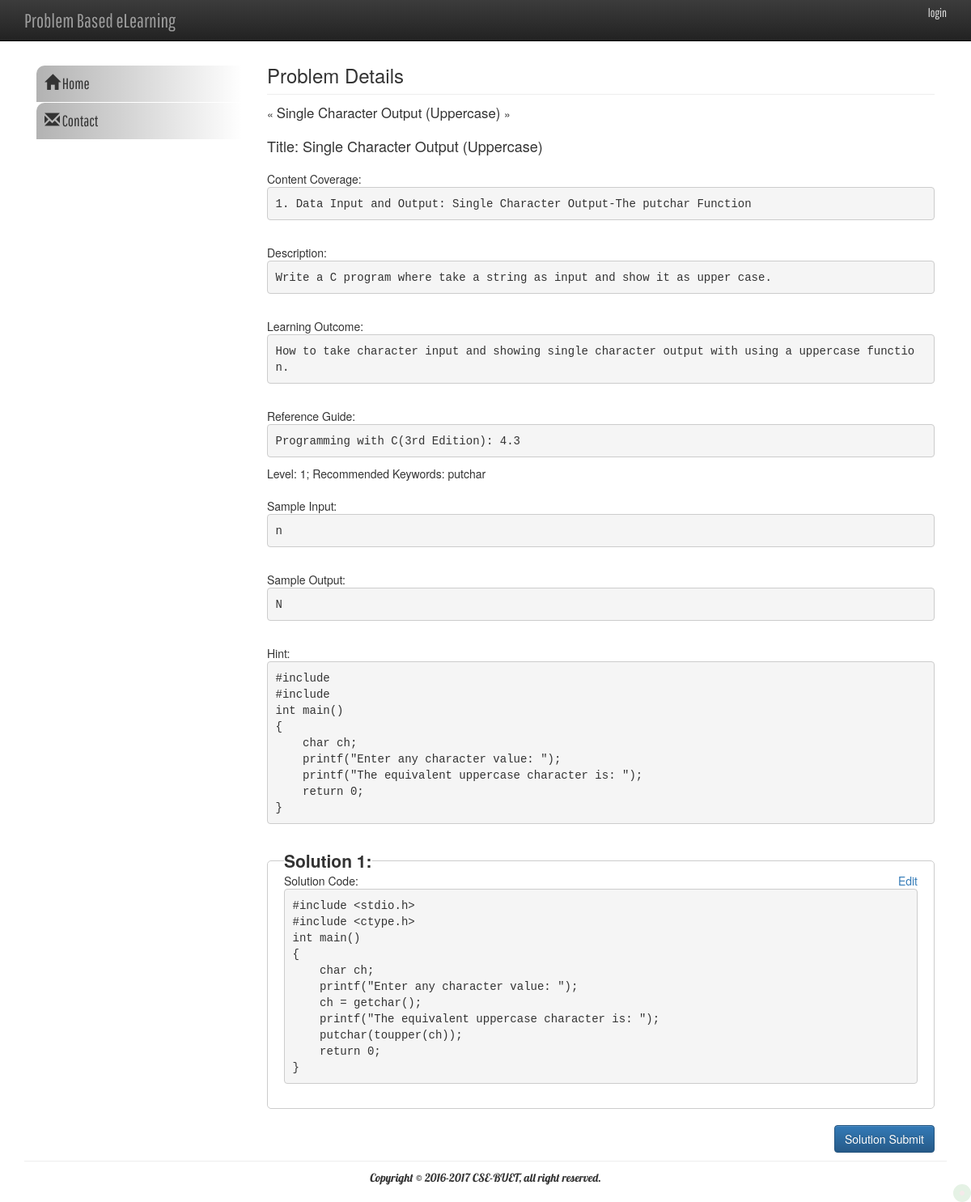
Page /c/Problem_list/single_view/16 on the earlier database version.
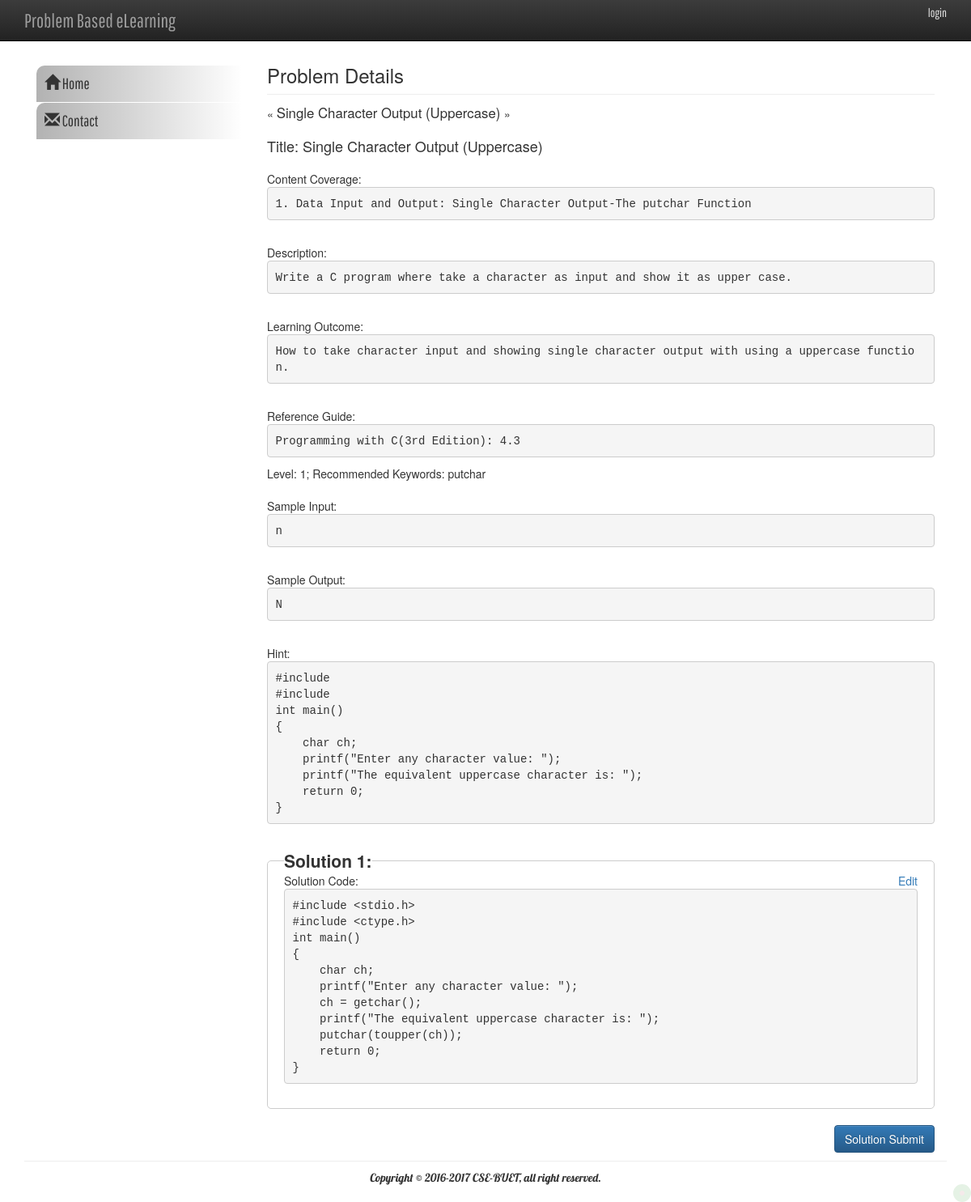
Same page on the later database version.
### tables this page shows
CREATE TABLE `c_problem` (
  `id` int(11) NOT NULL AUTO_INCREMENT,
  `title` varchar(255) NOT NULL,
  `description` mediumtext NOT NULL,
  `learning_outcome` mediumtext NOT NULL,
  `reference_guide` varchar(255) NOT NULL,
  `keywords` varchar(100) NOT NULL,
  `type` varchar(30) NOT NULL,
  `level` int(2) NOT NULL,
  `sample_input` mediumtext,
  `sample_output` mediumtext,
  `hint` mediumtext NOT NULL,
  `chapter_id` int(11) NOT NULL,
  `created_by` varchar(50) NOT NULL,
  `created_at` timestamp NOT NULL DEFAULT CURRENT_TIMESTAMP,
  `updated_at` timestamp NULL DEFAULT NULL,
  PRIMARY KEY (`id`)
);

CREATE TABLE `c_coverage` (
  `id` int(11) NOT NULL AUTO_INCREMENT,
  `title` varchar(100) NOT NULL,
  PRIMARY KEY (`id`)
);

### application/controllers/c/Problem_list.php (called while the page is built, shortened)
<?php
class Problem_list extends CI_Controller {
	function __construct() {
		$this->load->model("c/Problem_list_model", "problem_list");
	}
	public function single_view($pid)
	{
		$data['single_problem'] = $this->problem_list->singleProblemView($pid);
		$data['solutions'] = $this->problem_list->singleProblemSolutionView($pid);
		$data['con_coverage'] = $this->problem_list->singleProblemContentCoverage($pid);
		$data['childes'] = $this->problem_list->getChildList($pid);
		$data['parent'] = $this->problem_list->getParentList($pid);
		$this->load->view('c/problem_list/single_problem_view', $data);
	}
}

### index.php (called while the page is built, shortened)
<?php
require_once BASEPATH.'core/CodeIgniter.php';

### application/models/c/Problem_list_model.php (called while the page is built, shortened)
<?php
class Problem_list_model extends CI_Model
{
    public function singleProblemView($pid)
    {
        $this->db->select("*");
        $this->db->from("c_problem");
        $this->db->where('id', $pid);
        $query = $this->db->get();
        return $result = $query->result();
    }
    public function singleProblemSolutionView($pid)
    {
        $this->db->select("*");
        $this->db->from("c_solution");
        $this->db->where('pid', $pid);
        $query = $this->db->get();
        return $result = $query->result();
    }
    public function singleProblemContentCoverage($pid)
    {
        $this->db->select("p.id, c.title");
        $this->db->from("c_problem p, c_problem_coverage pc, c_coverage c");
        $this->db->where('p.id', $pid);
        $this->db->where('p.id=pc.pid');
        $this->db->where('pc.cid=c.id');
        $query = $this->db->get();
        return $result = $query->result();
    }
    public function getChildList($pid)
    {
        $this->db->select("p.id, p.title");
        $this->db->from("c_child_problem c, c_problem p");
        $this->db->where('c.pid', $pid);
        $this->db->where('c.child_id=p.id');
        $query = $this->db->get();
        return $result = $query->result();
    }
    public function getParentList($pid)
    {
        $this->db->select("p.id, p.title");
        $this->db->from("c_parent_problem c, c_problem p");
        $this->db->where('c.pid', $pid);
        $this->db->where('c.parent_id=p.id');
        $query = $this->db->get();
        return $result = $query->result();
    }
}

### application/views/c/problem_list/single_problem_view.php (the view, shortened to what this page needs)
<div class="col-md-9 col-sm-8 col-xs-12">
    <h3>Problem Details</h3>
    <hr>
    &laquo; <big><?php echo $single_problem[0]->title; ?> </big> &raquo;
    <br>
    <br>
    <h4>Title: <?php echo $single_problem[0]->title; ?></h4>
    <br>
<p>Content Coverage:<pre>
<?php for ($i = 0; $i < count($con_coverage); ++$i) { ?>
<?php echo $i+1?>. <?php echo ($con_coverage[$i]->title) ?>
<?php } ?>
</pre></p>
    <br>
    <p>Description: <pre><?php echo $single_problem[0]->description; ?></pre></p>
    <br>
    <p>Learning Outcome: <pre><?php echo $single_problem[0]->learning_outcome; ?></pre></p>
    <br>
    <p>Reference Guide: <pre><?php echo $single_problem[0]->reference_guide; ?></pre></p>
    <p>Level: <?php echo $single_problem[0]->level;?>; Recommended Keywords: <?php echo $single_problem[0]->keywords; ?></p>
    <br>
    <p>Sample Input: <pre><?php echo $single_problem[0]->sample_input; ?></pre></p>
    <br>
    <p>Sample Output: <pre><?php echo $single_problem[0]->sample_output; ?></pre></p>
    <br>
    <p>Hint: <pre><?php echo $single_problem[0]->hint; ?></pre></p>
    <br>
    <?php for ($i = 0; $i < count($solutions); ++$i) { ?>
        <fieldset>
            <legend><b>Solution <?php echo $i+1?>:</b></legend>
            <p class="width-100p">Solution Code: <a class="pull-right print-none" href="<?=base_url();?>c/Problem_list/solution_edit/<?php echo $solutions[$i]->id;?>?title=<?php echo $single_problem[0]->title; ?>">Edit</a><pre><xmp><?php echo $solutions[$i]->solution_code; ?></xmp></pre></p>
            <br>
        </fieldset>
    <?php } ?>
    <a class="btn btn-primary pull-right print-none" href="<?=base_url();?>c/Problem_list/solution_submit_view?pid=<?php echo $single_problem[0]->id; ?>&title=<?php echo $single_problem[0]->title; ?>&type=<?php echo $single_problem[0]->type; ?>">Solution Submit</a>
</div>

Differences in the rows shown:
changed c_problem "Single Character Output (Uppercase)": description "Write a C program where take a string as input and show it as upper case." → "Write a C program where take a character as input and show it as upper case."
